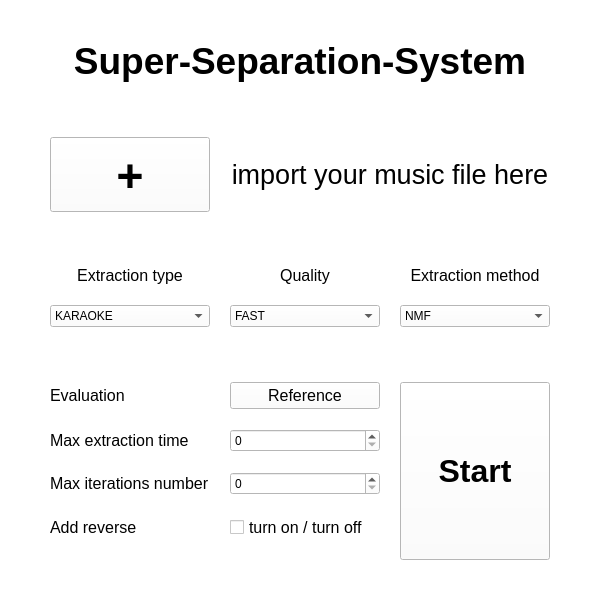
<?xml version="1.0" encoding="UTF-8"?>
<ui version="4.0">
 <class>MainWindow</class>
 <widget class="QMainWindow" name="MainWindow">
  <property name="geometry">
   <rect>
    <x>0</x>
    <y>0</y>
    <width>600</width>
    <height>600</height>
   </rect>
  </property>
  <property name="sizeIncrement">
   <size>
    <width>0</width>
    <height>0</height>
   </size>
  </property>
  <property name="palette">
   <palette>
    <active>
     <colorrole role="WindowText">
      <brush brushstyle="SolidPattern">
       <color alpha="255">
        <red>0</red>
        <green>0</green>
        <blue>0</blue>
       </color>
      </brush>
     </colorrole>
     <colorrole role="Button">
      <brush brushstyle="SolidPattern">
       <color alpha="255">
        <red>255</red>
        <green>255</green>
        <blue>255</blue>
       </color>
      </brush>
     </colorrole>
     <colorrole role="Light">
      <brush brushstyle="SolidPattern">
       <color alpha="255">
        <red>255</red>
        <green>255</green>
        <blue>255</blue>
       </color>
      </brush>
     </colorrole>
     <colorrole role="Midlight">
      <brush brushstyle="SolidPattern">
       <color alpha="255">
        <red>255</red>
        <green>255</green>
        <blue>255</blue>
       </color>
      </brush>
     </colorrole>
     <colorrole role="Dark">
      <brush brushstyle="SolidPattern">
       <color alpha="255">
        <red>127</red>
        <green>127</green>
        <blue>127</blue>
       </color>
      </brush>
     </colorrole>
     <colorrole role="Mid">
      <brush brushstyle="SolidPattern">
       <color alpha="255">
        <red>170</red>
        <green>170</green>
        <blue>170</blue>
       </color>
      </brush>
     </colorrole>
     <colorrole role="Text">
      <brush brushstyle="SolidPattern">
       <color alpha="255">
        <red>0</red>
        <green>0</green>
        <blue>0</blue>
       </color>
      </brush>
     </colorrole>
     <colorrole role="BrightText">
      <brush brushstyle="SolidPattern">
       <color alpha="255">
        <red>255</red>
        <green>255</green>
        <blue>255</blue>
       </color>
      </brush>
     </colorrole>
     <colorrole role="ButtonText">
      <brush brushstyle="SolidPattern">
       <color alpha="255">
        <red>0</red>
        <green>0</green>
        <blue>0</blue>
       </color>
      </brush>
     </colorrole>
     <colorrole role="Base">
      <brush brushstyle="SolidPattern">
       <color alpha="255">
        <red>255</red>
        <green>255</green>
        <blue>255</blue>
       </color>
      </brush>
     </colorrole>
     <colorrole role="Window">
      <brush brushstyle="SolidPattern">
       <color alpha="255">
        <red>255</red>
        <green>255</green>
        <blue>255</blue>
       </color>
      </brush>
     </colorrole>
     <colorrole role="Shadow">
      <brush brushstyle="SolidPattern">
       <color alpha="255">
        <red>0</red>
        <green>0</green>
        <blue>0</blue>
       </color>
      </brush>
     </colorrole>
     <colorrole role="AlternateBase">
      <brush brushstyle="SolidPattern">
       <color alpha="255">
        <red>255</red>
        <green>255</green>
        <blue>255</blue>
       </color>
      </brush>
     </colorrole>
     <colorrole role="ToolTipBase">
      <brush brushstyle="SolidPattern">
       <color alpha="255">
        <red>255</red>
        <green>255</green>
        <blue>220</blue>
       </color>
      </brush>
     </colorrole>
     <colorrole role="ToolTipText">
      <brush brushstyle="SolidPattern">
       <color alpha="255">
        <red>0</red>
        <green>0</green>
        <blue>0</blue>
       </color>
      </brush>
     </colorrole>
    </active>
    <inactive>
     <colorrole role="WindowText">
      <brush brushstyle="SolidPattern">
       <color alpha="255">
        <red>0</red>
        <green>0</green>
        <blue>0</blue>
       </color>
      </brush>
     </colorrole>
     <colorrole role="Button">
      <brush brushstyle="SolidPattern">
       <color alpha="255">
        <red>255</red>
        <green>255</green>
        <blue>255</blue>
       </color>
      </brush>
     </colorrole>
     <colorrole role="Light">
      <brush brushstyle="SolidPattern">
       <color alpha="255">
        <red>255</red>
        <green>255</green>
        <blue>255</blue>
       </color>
      </brush>
     </colorrole>
     <colorrole role="Midlight">
      <brush brushstyle="SolidPattern">
       <color alpha="255">
        <red>255</red>
        <green>255</green>
        <blue>255</blue>
       </color>
      </brush>
     </colorrole>
     <colorrole role="Dark">
      <brush brushstyle="SolidPattern">
       <color alpha="255">
        <red>127</red>
        <green>127</green>
        <blue>127</blue>
       </color>
      </brush>
     </colorrole>
     <colorrole role="Mid">
      <brush brushstyle="SolidPattern">
       <color alpha="255">
        <red>170</red>
        <green>170</green>
        <blue>170</blue>
       </color>
      </brush>
     </colorrole>
     <colorrole role="Text">
      <brush brushstyle="SolidPattern">
       <color alpha="255">
        <red>0</red>
        <green>0</green>
        <blue>0</blue>
       </color>
      </brush>
     </colorrole>
     <colorrole role="BrightText">
      <brush brushstyle="SolidPattern">
       <color alpha="255">
        <red>255</red>
        <green>255</green>
        <blue>255</blue>
       </color>
      </brush>
     </colorrole>
     <colorrole role="ButtonText">
      <brush brushstyle="SolidPattern">
       <color alpha="255">
        <red>0</red>
        <green>0</green>
        <blue>0</blue>
       </color>
      </brush>
     </colorrole>
     <colorrole role="Base">
      <brush brushstyle="SolidPattern">
       <color alpha="255">
        <red>255</red>
        <green>255</green>
        <blue>255</blue>
       </color>
      </brush>
     </colorrole>
     <colorrole role="Window">
      <brush brushstyle="SolidPattern">
       <color alpha="255">
        <red>255</red>
        <green>255</green>
        <blue>255</blue>
       </color>
      </brush>
     </colorrole>
     <colorrole role="Shadow">
      <brush brushstyle="SolidPattern">
       <color alpha="255">
        <red>0</red>
        <green>0</green>
        <blue>0</blue>
       </color>
      </brush>
     </colorrole>
     <colorrole role="AlternateBase">
      <brush brushstyle="SolidPattern">
       <color alpha="255">
        <red>255</red>
        <green>255</green>
        <blue>255</blue>
       </color>
      </brush>
     </colorrole>
     <colorrole role="ToolTipBase">
      <brush brushstyle="SolidPattern">
       <color alpha="255">
        <red>255</red>
        <green>255</green>
        <blue>220</blue>
       </color>
      </brush>
     </colorrole>
     <colorrole role="ToolTipText">
      <brush brushstyle="SolidPattern">
       <color alpha="255">
        <red>0</red>
        <green>0</green>
        <blue>0</blue>
       </color>
      </brush>
     </colorrole>
    </inactive>
    <disabled>
     <colorrole role="WindowText">
      <brush brushstyle="SolidPattern">
       <color alpha="255">
        <red>127</red>
        <green>127</green>
        <blue>127</blue>
       </color>
      </brush>
     </colorrole>
     <colorrole role="Button">
      <brush brushstyle="SolidPattern">
       <color alpha="255">
        <red>255</red>
        <green>255</green>
        <blue>255</blue>
       </color>
      </brush>
     </colorrole>
     <colorrole role="Light">
      <brush brushstyle="SolidPattern">
       <color alpha="255">
        <red>255</red>
        <green>255</green>
        <blue>255</blue>
       </color>
      </brush>
     </colorrole>
     <colorrole role="Midlight">
      <brush brushstyle="SolidPattern">
       <color alpha="255">
        <red>255</red>
        <green>255</green>
        <blue>255</blue>
       </color>
      </brush>
     </colorrole>
     <colorrole role="Dark">
      <brush brushstyle="SolidPattern">
       <color alpha="255">
        <red>127</red>
        <green>127</green>
        <blue>127</blue>
       </color>
      </brush>
     </colorrole>
     <colorrole role="Mid">
      <brush brushstyle="SolidPattern">
       <color alpha="255">
        <red>170</red>
        <green>170</green>
        <blue>170</blue>
       </color>
      </brush>
     </colorrole>
     <colorrole role="Text">
      <brush brushstyle="SolidPattern">
       <color alpha="255">
        <red>127</red>
        <green>127</green>
        <blue>127</blue>
       </color>
      </brush>
     </colorrole>
     <colorrole role="BrightText">
      <brush brushstyle="SolidPattern">
       <color alpha="255">
        <red>255</red>
        <green>255</green>
        <blue>255</blue>
       </color>
      </brush>
     </colorrole>
     <colorrole role="ButtonText">
      <brush brushstyle="SolidPattern">
       <color alpha="255">
        <red>127</red>
        <green>127</green>
        <blue>127</blue>
       </color>
      </brush>
     </colorrole>
     <colorrole role="Base">
      <brush brushstyle="SolidPattern">
       <color alpha="255">
        <red>255</red>
        <green>255</green>
        <blue>255</blue>
       </color>
      </brush>
     </colorrole>
     <colorrole role="Window">
      <brush brushstyle="SolidPattern">
       <color alpha="255">
        <red>255</red>
        <green>255</green>
        <blue>255</blue>
       </color>
      </brush>
     </colorrole>
     <colorrole role="Shadow">
      <brush brushstyle="SolidPattern">
       <color alpha="255">
        <red>0</red>
        <green>0</green>
        <blue>0</blue>
       </color>
      </brush>
     </colorrole>
     <colorrole role="AlternateBase">
      <brush brushstyle="SolidPattern">
       <color alpha="255">
        <red>255</red>
        <green>255</green>
        <blue>255</blue>
       </color>
      </brush>
     </colorrole>
     <colorrole role="ToolTipBase">
      <brush brushstyle="SolidPattern">
       <color alpha="255">
        <red>255</red>
        <green>255</green>
        <blue>220</blue>
       </color>
      </brush>
     </colorrole>
     <colorrole role="ToolTipText">
      <brush brushstyle="SolidPattern">
       <color alpha="255">
        <red>0</red>
        <green>0</green>
        <blue>0</blue>
       </color>
      </brush>
     </colorrole>
    </disabled>
   </palette>
  </property>
  <property name="font">
   <font>
    <family>Segoe UI</family>
   </font>
  </property>
  <property name="windowTitle">
   <string>Super-Separation-System</string>
  </property>
  <property name="iconSize">
   <size>
    <width>24</width>
    <height>24</height>
   </size>
  </property>
  <widget class="QWidget" name="centralwidget">
   <layout class="QGridLayout" name="gridLayout_4" rowstretch="0,0,0,0,0,0,0,0,0,0,0,0,0,0,0">
    <property name="leftMargin">
     <number>50</number>
    </property>
    <property name="topMargin">
     <number>40</number>
    </property>
    <property name="rightMargin">
     <number>50</number>
    </property>
    <property name="bottomMargin">
     <number>40</number>
    </property>
    <property name="spacing">
     <number>20</number>
    </property>
    <item row="12" column="0">
     <widget class="QLabel" name="maxIterationsLabel">
      <property name="font">
       <font>
        <pointsize>12</pointsize>
       </font>
      </property>
      <property name="text">
       <string>Max iterations number</string>
      </property>
      <property name="alignment">
       <set>Qt::AlignLeading|Qt::AlignLeft|Qt::AlignVCenter</set>
      </property>
     </widget>
    </item>
    <item row="11" column="0">
     <widget class="QLabel" name="maxTimeLabel">
      <property name="font">
       <font>
        <pointsize>12</pointsize>
       </font>
      </property>
      <property name="text">
       <string>Max extraction time</string>
      </property>
      <property name="alignment">
       <set>Qt::AlignLeading|Qt::AlignLeft|Qt::AlignVCenter</set>
      </property>
     </widget>
    </item>
    <item row="0" column="0" colspan="3">
     <widget class="QLabel" name="titleLabel">
      <property name="font">
       <font>
        <family>Segoe UI</family>
        <pointsize>28</pointsize>
        <weight>75</weight>
        <italic>false</italic>
        <bold>true</bold>
        <underline>false</underline>
        <strikeout>false</strikeout>
        <kerning>false</kerning>
       </font>
      </property>
      <property name="text">
       <string>Super-Separation-System</string>
      </property>
      <property name="textFormat">
       <enum>Qt::AutoText</enum>
      </property>
      <property name="scaledContents">
       <bool>false</bool>
      </property>
      <property name="alignment">
       <set>Qt::AlignCenter</set>
      </property>
     </widget>
    </item>
    <item row="12" column="1">
     <widget class="QSpinBox" name="maxIterationsSpinBox"/>
    </item>
    <item row="11" column="1">
     <widget class="QSpinBox" name="maxTimeSpinBox"/>
    </item>
    <item row="4" column="1">
     <widget class="QLabel" name="qualityLabel">
      <property name="font">
       <font>
        <pointsize>12</pointsize>
       </font>
      </property>
      <property name="text">
       <string>Quality</string>
      </property>
      <property name="alignment">
       <set>Qt::AlignCenter</set>
      </property>
     </widget>
    </item>
    <item row="4" column="2">
     <widget class="QLabel" name="extractionMethodLabel">
      <property name="font">
       <font>
        <pointsize>12</pointsize>
       </font>
      </property>
      <property name="text">
       <string>Extraction method</string>
      </property>
      <property name="alignment">
       <set>Qt::AlignCenter</set>
      </property>
     </widget>
    </item>
    <item row="7" column="0">
     <widget class="QComboBox" name="extractionTypeComboBox">
      <property name="layoutDirection">
       <enum>Qt::LeftToRight</enum>
      </property>
      <property name="currentText">
       <string>VOCAL</string>
      </property>
      <item>
       <property name="text">
        <string>KARAOKE</string>
       </property>
      </item>
      <item>
       <property name="text">
        <string>BASS</string>
       </property>
      </item>
      <item>
       <property name="text">
        <string>DRUMS</string>
       </property>
      </item>
      <item>
       <property name="text">
        <string>VOCAL</string>
       </property>
      </item>
      <item>
       <property name="text">
        <string>FULL</string>
       </property>
      </item>
     </widget>
    </item>
    <item row="7" column="1">
     <widget class="QComboBox" name="qualityComboBox">
      <property name="currentText">
       <string>NORMAL</string>
      </property>
      <item>
       <property name="text">
        <string>FAST</string>
       </property>
      </item>
      <item>
       <property name="text">
        <string>NORMAL</string>
       </property>
      </item>
      <item>
       <property name="text">
        <string>HIGH</string>
       </property>
      </item>
     </widget>
    </item>
    <item row="2" column="0">
     <widget class="QPushButton" name="importFileButton">
      <property name="sizePolicy">
       <sizepolicy hsizetype="Ignored" vsizetype="Preferred">
        <horstretch>0</horstretch>
        <verstretch>0</verstretch>
       </sizepolicy>
      </property>
      <property name="minimumSize">
       <size>
        <width>2</width>
        <height>0</height>
       </size>
      </property>
      <property name="baseSize">
       <size>
        <width>0</width>
        <height>0</height>
       </size>
      </property>
      <property name="font">
       <font>
        <family>Bauhaus 93</family>
        <pointsize>36</pointsize>
        <weight>75</weight>
        <bold>true</bold>
        <stylestrategy>PreferDefault</stylestrategy>
       </font>
      </property>
      <property name="layoutDirection">
       <enum>Qt::LeftToRight</enum>
      </property>
      <property name="text">
       <string>+</string>
      </property>
      <property name="autoDefault">
       <bool>false</bool>
      </property>
      <property name="default">
       <bool>false</bool>
      </property>
      <property name="flat">
       <bool>false</bool>
      </property>
     </widget>
    </item>
    <item row="2" column="1" colspan="2">
     <widget class="QLabel" name="importFIleLabel">
      <property name="font">
       <font>
        <pointsize>20</pointsize>
       </font>
      </property>
      <property name="text">
       <string>import your music file here</string>
      </property>
      <property name="alignment">
       <set>Qt::AlignCenter</set>
      </property>
     </widget>
    </item>
    <item row="9" column="0">
     <spacer name="verticalSpacer_3">
      <property name="orientation">
       <enum>Qt::Vertical</enum>
      </property>
      <property name="sizeHint" stdset="0">
       <size>
        <width>20</width>
        <height>40</height>
       </size>
      </property>
     </spacer>
    </item>
    <item row="3" column="0">
     <spacer name="verticalSpacer">
      <property name="orientation">
       <enum>Qt::Vertical</enum>
      </property>
      <property name="sizeHint" stdset="0">
       <size>
        <width>20</width>
        <height>40</height>
       </size>
      </property>
     </spacer>
    </item>
    <item row="1" column="0">
     <spacer name="verticalSpacer_4">
      <property name="orientation">
       <enum>Qt::Vertical</enum>
      </property>
      <property name="sizeHint" stdset="0">
       <size>
        <width>20</width>
        <height>40</height>
       </size>
      </property>
     </spacer>
    </item>
    <item row="7" column="2">
     <widget class="QComboBox" name="extractionMethodComboBox">
      <item>
       <property name="text">
        <string>NMF</string>
       </property>
      </item>
     </widget>
    </item>
    <item row="13" column="0">
     <widget class="QLabel" name="reverseLabel">
      <property name="font">
       <font>
        <pointsize>12</pointsize>
       </font>
      </property>
      <property name="text">
       <string>Add reverse</string>
      </property>
      <property name="alignment">
       <set>Qt::AlignLeading|Qt::AlignLeft|Qt::AlignVCenter</set>
      </property>
     </widget>
    </item>
    <item row="13" column="1">
     <widget class="QCheckBox" name="reverseCheckBox">
      <property name="font">
       <font>
        <pointsize>12</pointsize>
       </font>
      </property>
      <property name="text">
       <string>turn on / turn off</string>
      </property>
     </widget>
    </item>
    <item row="4" column="0">
     <widget class="QLabel" name="extractionTypeLabel">
      <property name="font">
       <font>
        <pointsize>12</pointsize>
       </font>
      </property>
      <property name="text">
       <string>Extraction type</string>
      </property>
      <property name="alignment">
       <set>Qt::AlignCenter</set>
      </property>
     </widget>
    </item>
    <item row="10" column="0">
     <widget class="QLabel" name="extractionLocation">
      <property name="font">
       <font>
        <pointsize>12</pointsize>
       </font>
      </property>
      <property name="text">
       <string>Evaluation</string>
      </property>
      <property name="alignment">
       <set>Qt::AlignLeading|Qt::AlignLeft|Qt::AlignVCenter</set>
      </property>
     </widget>
    </item>
    <item row="10" column="1">
     <widget class="QPushButton" name="referenceLocationButton">
      <property name="font">
       <font>
        <pointsize>12</pointsize>
       </font>
      </property>
      <property name="text">
       <string>Reference</string>
      </property>
     </widget>
    </item>
    <item row="10" column="2" rowspan="5">
     <widget class="QPushButton" name="startButton">
      <property name="sizePolicy">
       <sizepolicy hsizetype="Preferred" vsizetype="Preferred">
        <horstretch>0</horstretch>
        <verstretch>0</verstretch>
       </sizepolicy>
      </property>
      <property name="font">
       <font>
        <pointsize>24</pointsize>
        <weight>75</weight>
        <bold>true</bold>
       </font>
      </property>
      <property name="text">
       <string>Start</string>
      </property>
     </widget>
    </item>
   </layout>
  </widget>
 </widget>
 <resources/>
 <connections/>
</ui>
